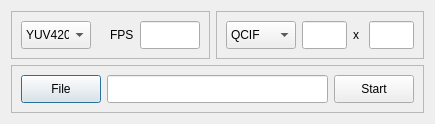
<?xml version="1.0" encoding="UTF-8"?>
<ui version="4.0">
 <class>Yuv_player_ui</class>
 <widget class="QDialog" name="Yuv_player_ui">
  <property name="geometry">
   <rect>
    <x>0</x>
    <y>0</y>
    <width>435</width>
    <height>120</height>
   </rect>
  </property>
  <property name="windowTitle">
   <string>Form</string>
  </property>
  <layout class="QGridLayout" name="gridLayout_4">
   <item row="0" column="0">
    <layout class="QVBoxLayout" name="verticalLayout">
     <item>
      <layout class="QHBoxLayout" name="horizontalLayout_4">
       <item>
        <widget class="QFrame" name="frame_4">
         <property name="frameShape">
          <enum>QFrame::StyledPanel</enum>
         </property>
         <property name="frameShadow">
          <enum>QFrame::Raised</enum>
         </property>
         <layout class="QGridLayout" name="gridLayout_3">
          <item row="0" column="0">
           <layout class="QHBoxLayout" name="horizontalLayout_3">
            <item>
             <widget class="QComboBox" name="fmt_cbox">
              <property name="minimumSize">
               <size>
                <width>70</width>
                <height>28</height>
               </size>
              </property>
              <property name="maximumSize">
               <size>
                <width>16777215</width>
                <height>28</height>
               </size>
              </property>
              <item>
               <property name="text">
                <string>YUV420</string>
               </property>
              </item>
              <item>
               <property name="text">
                <string>YUV422</string>
               </property>
              </item>
              <item>
               <property name="text">
                <string>YUV444</string>
               </property>
              </item>
              <item>
               <property name="text">
                <string>YUY2</string>
               </property>
              </item>
              <item>
               <property name="text">
                <string>UYVY</string>
               </property>
              </item>
              <item>
               <property name="text">
                <string>YV12</string>
               </property>
              </item>
             </widget>
            </item>
            <item>
             <spacer name="horizontalSpacer">
              <property name="orientation">
               <enum>Qt::Horizontal</enum>
              </property>
              <property name="sizeHint" stdset="0">
               <size>
                <width>40</width>
                <height>20</height>
               </size>
              </property>
             </spacer>
            </item>
            <item>
             <widget class="QLabel" name="label_2">
              <property name="minimumSize">
               <size>
                <width>0</width>
                <height>28</height>
               </size>
              </property>
              <property name="text">
               <string>FPS</string>
              </property>
             </widget>
            </item>
            <item>
             <widget class="QLineEdit" name="fps_edit">
              <property name="minimumSize">
               <size>
                <width>60</width>
                <height>28</height>
               </size>
              </property>
              <property name="maximumSize">
               <size>
                <width>60</width>
                <height>28</height>
               </size>
              </property>
             </widget>
            </item>
           </layout>
          </item>
         </layout>
        </widget>
       </item>
       <item>
        <widget class="QFrame" name="frame_3">
         <property name="frameShape">
          <enum>QFrame::StyledPanel</enum>
         </property>
         <property name="frameShadow">
          <enum>QFrame::Raised</enum>
         </property>
         <layout class="QGridLayout" name="gridLayout_2">
          <item row="0" column="0">
           <layout class="QHBoxLayout" name="horizontalLayout_2">
            <item>
             <widget class="QComboBox" name="res_cbox">
              <property name="minimumSize">
               <size>
                <width>70</width>
                <height>28</height>
               </size>
              </property>
              <property name="maximumSize">
               <size>
                <width>16777215</width>
                <height>28</height>
               </size>
              </property>
              <item>
               <property name="text">
                <string>QCIF</string>
               </property>
              </item>
              <item>
               <property name="text">
                <string>CIF</string>
               </property>
              </item>
              <item>
               <property name="text">
                <string>SD</string>
               </property>
              </item>
              <item>
               <property name="text">
                <string>HD</string>
               </property>
              </item>
              <item>
               <property name="text">
                <string>FHD</string>
               </property>
              </item>
              <item>
               <property name="text">
                <string>Custom</string>
               </property>
              </item>
             </widget>
            </item>
            <item>
             <widget class="QLineEdit" name="xres_edit">
              <property name="minimumSize">
               <size>
                <width>45</width>
                <height>28</height>
               </size>
              </property>
              <property name="maximumSize">
               <size>
                <width>45</width>
                <height>28</height>
               </size>
              </property>
             </widget>
            </item>
            <item>
             <widget class="QLabel" name="label">
              <property name="minimumSize">
               <size>
                <width>10</width>
                <height>28</height>
               </size>
              </property>
              <property name="maximumSize">
               <size>
                <width>10</width>
                <height>16777215</height>
               </size>
              </property>
              <property name="text">
               <string>x</string>
              </property>
             </widget>
            </item>
            <item>
             <widget class="QLineEdit" name="yres_edit">
              <property name="minimumSize">
               <size>
                <width>45</width>
                <height>28</height>
               </size>
              </property>
              <property name="maximumSize">
               <size>
                <width>45</width>
                <height>28</height>
               </size>
              </property>
             </widget>
            </item>
           </layout>
          </item>
         </layout>
        </widget>
       </item>
      </layout>
     </item>
     <item>
      <widget class="QFrame" name="frame">
       <property name="frameShape">
        <enum>QFrame::StyledPanel</enum>
       </property>
       <property name="frameShadow">
        <enum>QFrame::Raised</enum>
       </property>
       <layout class="QGridLayout" name="gridLayout">
        <item row="0" column="0">
         <layout class="QHBoxLayout" name="horizontalLayout">
          <item>
           <widget class="QPushButton" name="file_btn_2">
            <property name="minimumSize">
             <size>
              <width>0</width>
              <height>28</height>
             </size>
            </property>
            <property name="text">
             <string>File</string>
            </property>
           </widget>
          </item>
          <item>
           <widget class="QLineEdit" name="path_edit">
            <property name="minimumSize">
             <size>
              <width>0</width>
              <height>28</height>
             </size>
            </property>
            <property name="maximumSize">
             <size>
              <width>16777215</width>
              <height>28</height>
             </size>
            </property>
           </widget>
          </item>
          <item>
           <widget class="QPushButton" name="start_btn">
            <property name="minimumSize">
             <size>
              <width>0</width>
              <height>28</height>
             </size>
            </property>
            <property name="text">
             <string>Start</string>
            </property>
           </widget>
          </item>
         </layout>
        </item>
       </layout>
      </widget>
     </item>
    </layout>
   </item>
  </layout>
 </widget>
 <resources/>
 <connections/>
</ui>
